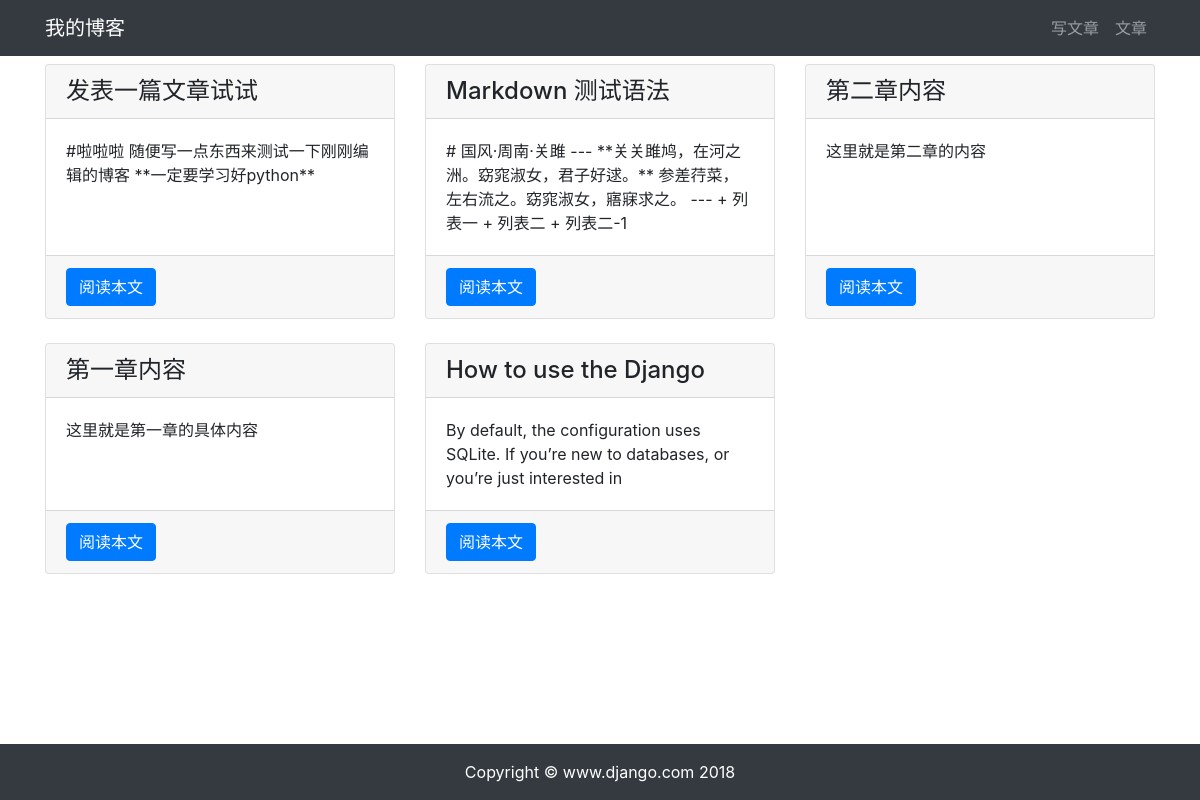
Page /article/article-list/ on the earlier database version.
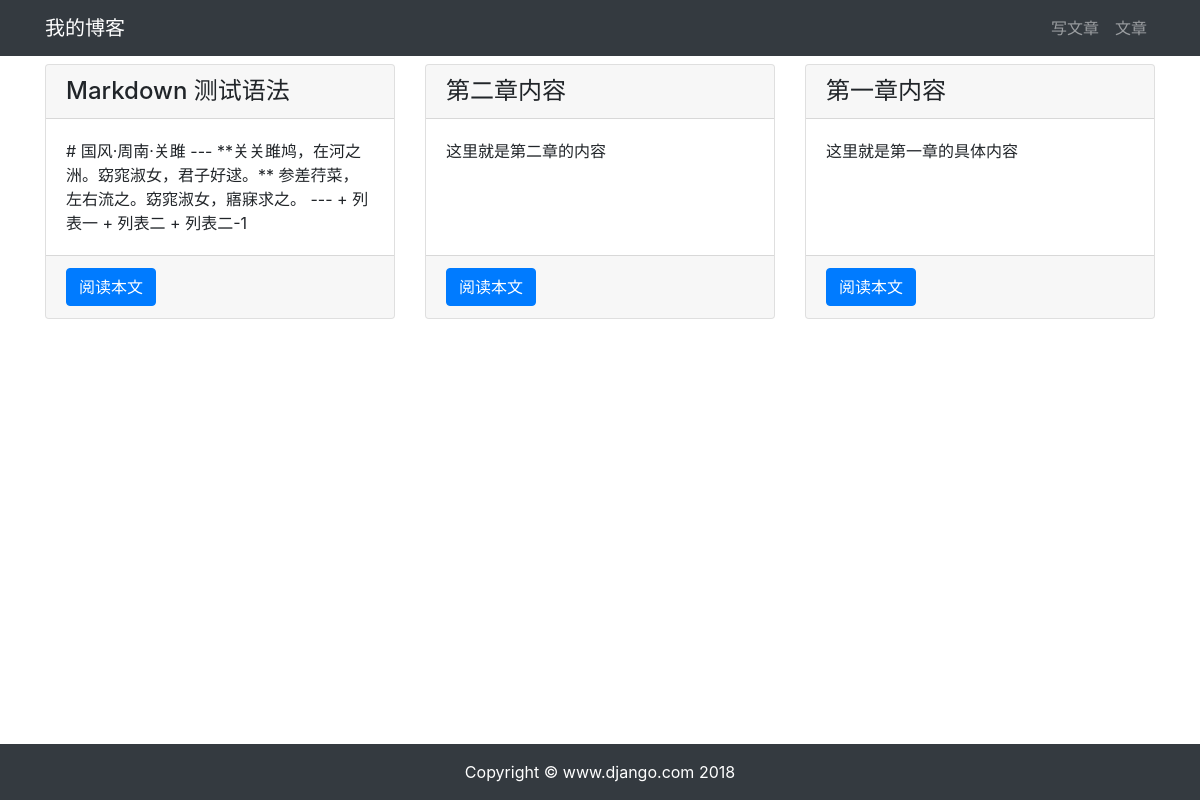
Same page on the later database version.
### article/models.py (models this page shows, shortened)
class ArticlePost(models.Model):
    author = models.ForeignKey(User, on_delete=models.CASCADE)
    title = models.CharField(max_length=100)
    body = models.TextField()
    created = models.DateTimeField(default=timezone.now)
    updated = models.DateTimeField(auto_now=True)
    class Meta:
        ordering = ('-created',)

### article/views.py (the view)
# urls.py: path('article-list/', views.article_list, name='article_list'),
def article_list(request):
    articles = ArticlePost.objects.all()
    context = {'articles': articles}
    return render(request, 'article/list.html', context)

### templates/article/list.html (shortened to what this page needs)
{% extends "base.html" %}
{% load staticfiles %}
{% block content %}
<div class="container">
    <div class="row mt-2">
        {% for article in articles %}
        <div class="col-4 mb-4">
            <div class="card h-100">
                <h4 class="card-header">{{ article.title }}</h4>
                <div class="card-body">
                    <p class="card-text">{{ article.body|slice:'100'}}</p>
                </div>
                <div class="card-footer">
                    <a href="{% url 'article:article_detail' article.id%}" class="btn btn-primary">阅读本文</a>
                </div>
            </div>
        </div>
        {% endfor %}
    </div>
</div>
{% endblock content %}

### templates/base.html (shortened to what this page needs)
{% load staticfiles %}
<!DOCTYPE html>
<html lang="en">
<head>
    <link rel="stylesheet" href="{% static 'bootstrap/css/bootstrap.min.css' %}">
    <link rel="stylesheet" href="{% static 'md_css/monokai.css' %}"
</head>
    {% include 'header.html' %}
    {% block content %}{% endblock content %}
    {% include 'footer.html' %}
</body>
</html>

### templates/header.html
<nav class="navbar navbar-expand-lg navbar-dark bg-dark">
    <div class="container">
        <a class="navbar-brand" href="#">我的博客</a>
        <div>
            <ul class="navbar-nav">
                <li class="nav-item">
                    <a class="nav-link" href="{% url 'article:article_create' %}">写文章</a>
                </li>
                 <li class="nav-item">
                    <a class="nav-link" href="{% url 'article:article_list' %}">文章</a>
                </li>
            </ul>
        </div>
    </div>
</nav>

### templates/footer.html
{% load staticfiles %}
<div>
    <br><br><br>
</div>
<footer class="py-3 bg-dark fixed-bottom">
    <div class="container">
        <p class="m-0 text-center text-white">Copyright &copy; www.django.com 2018</p>
    </div>
</footer>

Differences in the rows shown:
removed ArticlePost: title "发表一篇文章试试", body "#啦啦啦 随便写一点东西来测试一下刚刚编辑的博客 **一定要学习好python**"
removed ArticlePost: title "How to use the Django", body "By default, the configuration uses SQLite. If you’re new to databases, or you’re just interested in"
